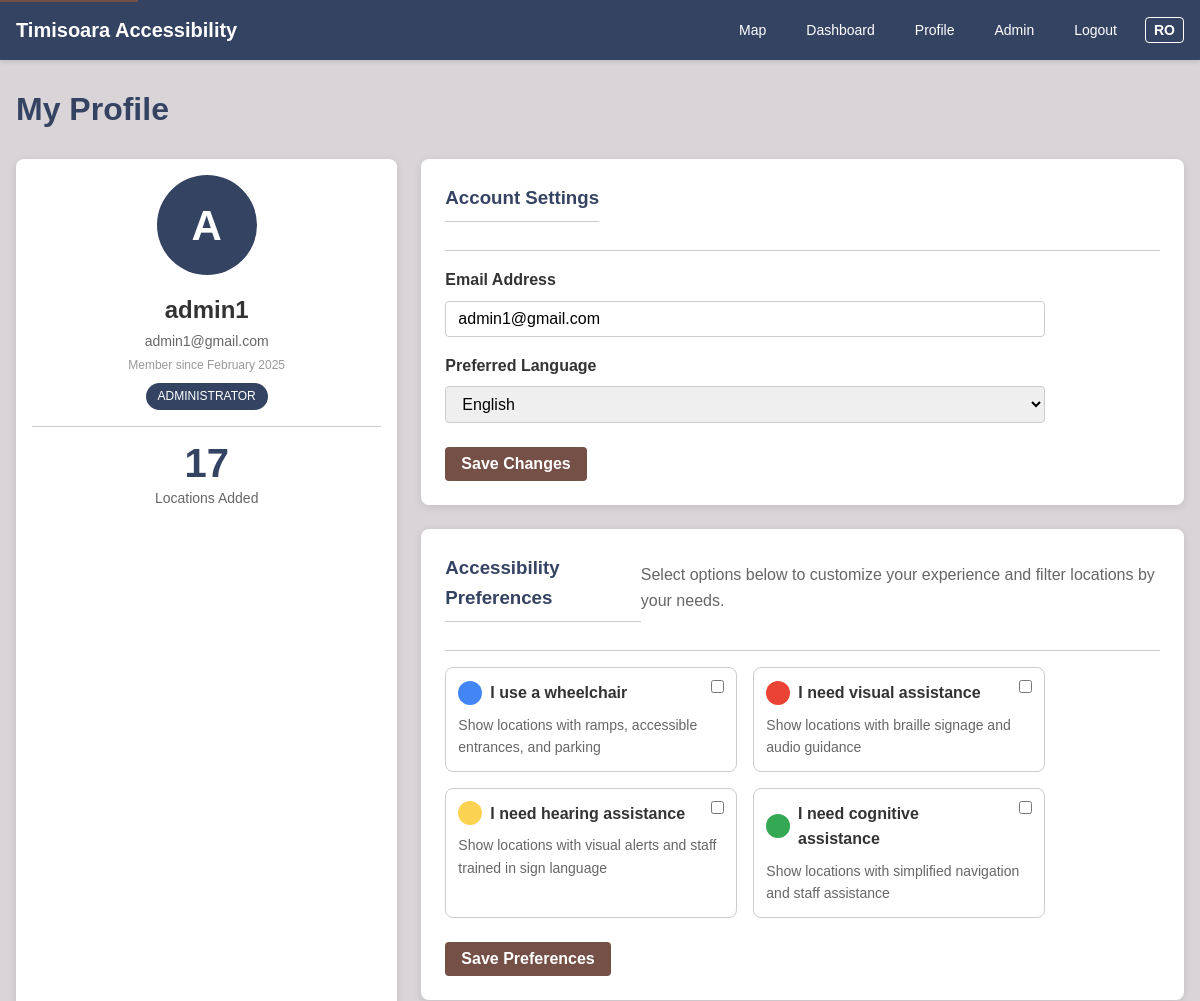
Before: /profile (signed in, upper part) with the older database file.
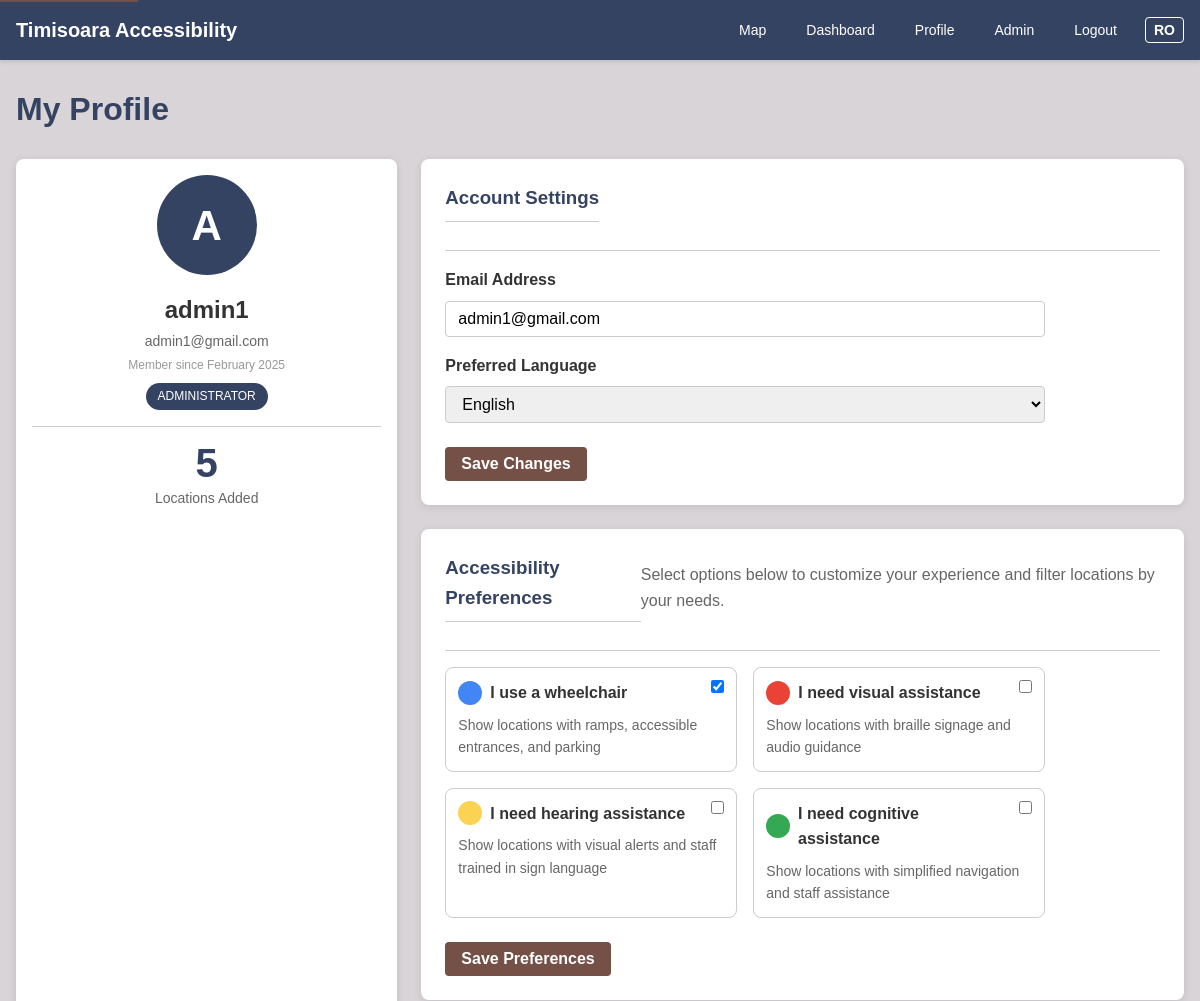
After: the same page with the newer database file.
### app/models.py (models this page shows, shortened)
class User(UserMixin, db.Model):
    id = db.Column(db.Integer, primary_key=True)
    username = db.Column(db.String(64), unique=True, nullable=False, index=True)
    email = db.Column(db.String(120), unique=True, nullable=False, index=True)
    password_hash = db.Column(db.String(128), nullable=False)
    is_admin = db.Column(db.Boolean, default=False)
    joined_at = db.Column(db.DateTime, default=datetime.utcnow)
    is_active = db.Column(db.Boolean, default=True)
    needs_wheelchair = db.Column(db.Boolean, default=False)
    needs_visual_assistance = db.Column(db.Boolean, default=False)
    needs_hearing_assistance = db.Column(db.Boolean, default=False)
    needs_cognitive_assistance = db.Column(db.Boolean, default=False)
    preferred_language = db.Column(db.String(2), default='ro')  # 'ro' or 'en'
    locations = db.relationship('Location', backref='author', lazy='dynamic')
    reviews = db.relationship('Review', backref='author', lazy='dynamic')

### app/routes/main.py (the view, shortened to what this page needs)
@main.route('/profile', methods=['GET', 'POST'])
@login_required
def profile():
    user_locations = Location.query.filter_by(user_id=current_user.id).order_by(Location.created_at.desc()).all()
    current_year = datetime.now().year
    return render_template('user/profile.html', title=_('My Profile'),
                           user=current_user, locations=user_locations, current_year=current_year)

### app/models.py (called while the page is built)
@login_manager.user_loader
def load_user(id):
    return User.query.get(int(id))

### app/templates/user/profile.html (shortened to what the changed rows need)
{% extends 'base.html' %}
{% block content %}
<div class="content-container">
    <div class="page-header">
        <h1>{{ _('My Profile') }}</h1>
    </div>
    <div class="profile-container">
        <div class="profile-sidebar">
            <div class="user-avatar">
                {{ user.username[0].upper() }}
            </div>
            <div class="user-meta">
                <h2>{{ user.username }}</h2>
                <p class="user-email">{{ user.email }}</p>
                <p class="join-date">{{ _('Member since') }} {{ user.joined_at.strftime('%B %Y') }}</p>
                {% if user.is_admin %}
                    <div class="admin-badge">{{ _('Administrator') }}</div>
                {% endif %}
            </div>
            <div class="profile-stats">
                <div class="stat-item">
                    <div class="stat-value">{{ locations|length }}</div>
                    <div class="stat-label">{{ _('Locations Added') }}</div>
                </div>
            </div>
        </div>
        <div class="profile-main">
            <div class="profile-section">
                <form action="{{ url_for('main.profile') }}" method="POST" class="profile-form" data-validate="true">
                    <div class="form-group">
                        <label for="email">{{ _('Email Address') }}</label>
                        <input type="email" id="email" name="email" value="{{ user.email }}" class="form-control">
                    </div>
                    <div class="form-group">
                        <label for="preferred_language">{{ _('Preferred Language') }}</label>
                        <select id="preferred_language" name="preferred_language" class="form-control">
                            <option value="en" {% if user.preferred_language == 'en' %}selected{% endif %}>{{ _('English') }}</option>
                        </select>
                    </div>
                </form>
            </div>
            <div class="profile-section">
                <form action="{{ url_for('main.update_preferences') }}" method="POST" class="preferences-form">
                    <div class="preferences-grid">
                        <div class="preference-item">
                            <input type="checkbox" id="needs_wheelchair" name="needs_wheelchair" {% if user.needs_wheelchair %}checked{% endif %}>
                            <label for="needs_wheelchair">
                                <span class="preference-icon wheelchair"></span>
                                <span class="preference-name">{{ _('I use a wheelchair') }}</span>
                            </label>
                            <p class="preference-desc">{{ _('Show locations with ramps, accessible entrances, and parking') }}</p>
                        </div>
                        <div class="preference-item">
                            <input type="checkbox" id="needs_visual_assistance" name="needs_visual_assistance" {% if user.needs_visual_assistance %}checked{% endif %}>
                            <label for="needs_visual_assistance">
                                <span class="preference-icon visual"></span>
                                <span class="preference-name">{{ _('I need visual assistance') }}</span>
                            </label>
                            <p class="preference-desc">{{ _('Show locations with braille signage and audio guidance') }}</p>
                        </div>
                        <div class="preference-item">
                            <input type="checkbox" id="needs_hearing_assistance" name="needs_hearing_assistance" {% if user.needs_hearing_assistance %}checked{% endif %}>
                            <label for="needs_hearing_assistance">
                                <span class="preference-icon hearing"></span>
                                <span class="preference-name">{{ _('I need hearing assistance') }}</span>
                            </label>
                            <p class="preference-desc">{{ _('Show locations with visual alerts and staff trained in sign language') }}</p>
                        </div>
                        <div class="preference-item">
                            <input type="checkbox" id="needs_cognitive_assistance" name="needs_cognitive_assistance" {% if user.needs_cognitive_assistance %}checked{% endif %}>
                            <label for="needs_cognitive_assistance">
                                <span class="preference-icon cognitive"></span>
                                <span class="preference-name">{{ _('I need cognitive assistance') }}</span>
                            </label>
                            <p class="preference-desc">{{ _('Show locations with simplified navigation and staff assistance') }}</p>
                        </div>
                    </div>
                </form>
            </div>
        </div>
    </div>
</div>
{% endblock %}

Changed rows visible on the page:
changed User "admin1": needs_wheelchair "☐" → "☑"
Other visible differences:
{{ locations|length }}: "17" → "5"
